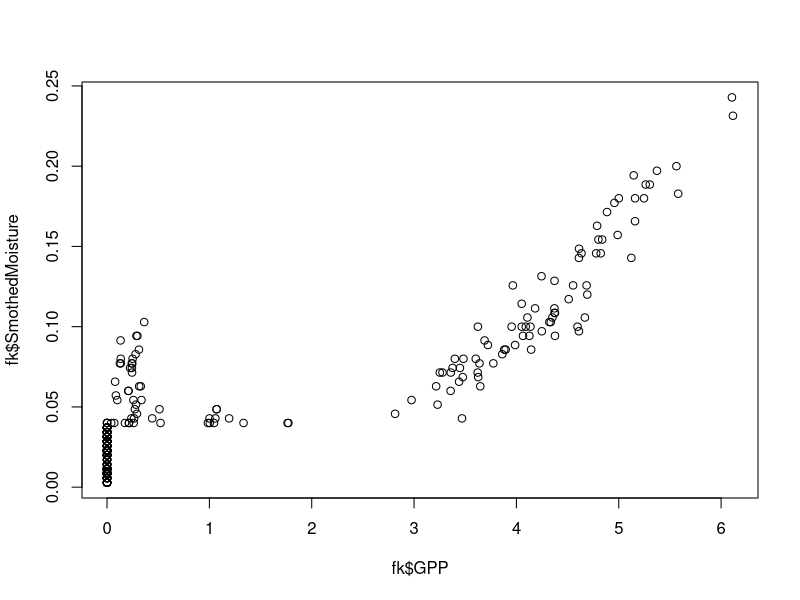
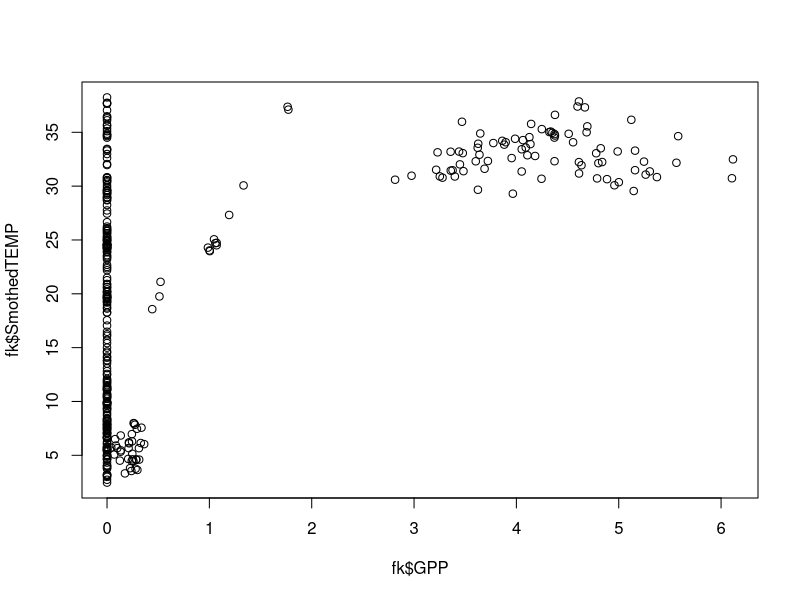
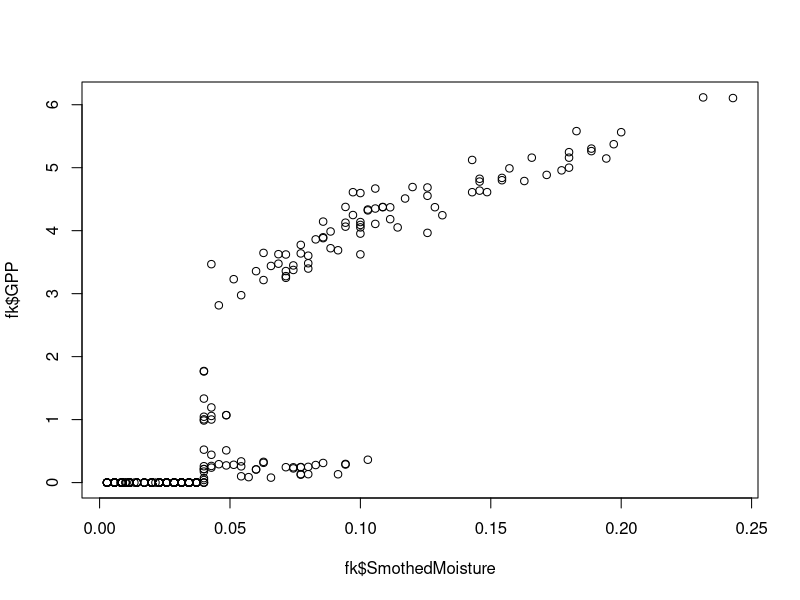
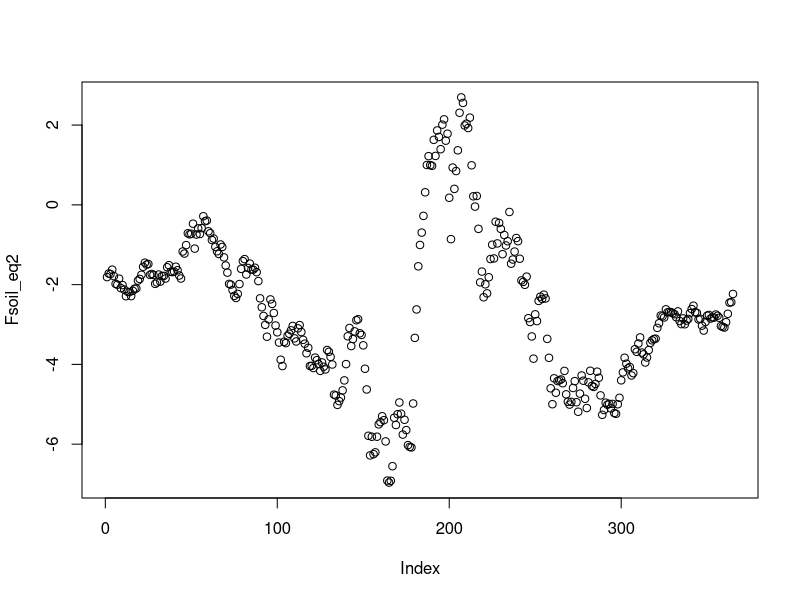

Generate these figures, in order, with R: (Note: this script raises an error after producing the figures.)
#author Dave Moore
#purpose exploring hypotheses to explain the seasonal dynamics of soil respiration
fk = read.csv("data/dummyGPP.csv", header=TRUE)
#fk is fake data that i created based on eyeballing the data in Roby et al 2019 
plot (fk$GPP,fk$SmothedMoisture)
plot (fk$GPP,fk$SmothedTEMP)

plot(fk$SmothedMoisture,fk$GPP)

# Fsoil = Fref * θ [1 − c(θ − θopt)]^2*ebTs ,
# Where Ts – in soil temperature, θ – soil moisture, Fref - is the basal Fsoil when Ts is 0 ◦C (µmol CO2 m−2 s −1 ),  θopt – optimum soil moisture for the biggest efflux.
Fref = 0.75
SMopt = 0.25
SM=fk$SmothedMoisture
Tsoil=fk$SmothedTEMP
c2=60
b2=0.04
#equation 2 from Roby et al 2019

Fsoil_eq2 = Fref*(1-c2*(SM-SMopt)^2)*exp(b2*Tsoil)
            
plot (Fsoil_eq2)

GPP = fk$GPP
Fref_eq4 = 0.99
GPPmax = max(GPP)
#parameters from Roby et al 2019
c4 = 56.54
b4 = 0.04
n=0.0

plot(GPP,Fsoil_eq4)
#equation 4 from Roby et al 2019
Fsoil_eq4=Fref_eq4*((GPP/GPPmax +n)/1+n) *(1-c4*(SM-SMopt)^2)*exp(b4*Tsoil)
plot(Fsoil_eq4)